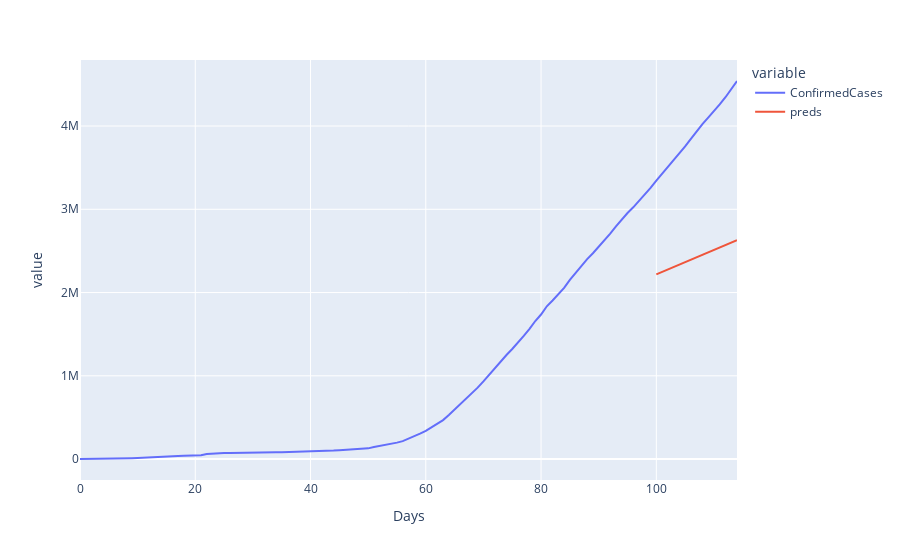

Notebook source saved alongside this figure:
### Code cell
px.line(predictions, x="Days", y=["ConfirmedCases", "preds"])

### Figure 1 — Plotly figure (JSON) as saved in the notebook; plotly's stock layout.template omitted (floating-point values rounded to 4 significant figures)
{"data": [{"hovertemplate": "variable=ConfirmedCases<br>Days=%{x}<br>value=%{y}<extra></extra>", "legendgroup": "ConfirmedCases", "line": {"color": "#636efa", "dash": "solid"}, "marker": {"symbol": "circle"}, "mode": "lines", "name": "ConfirmedCases", "orientation": "v", "showlegend": true, "type": "scatter", "x": [0, 1, 2, 3, 4, 5, 6, 7, 8, 9, 10, 11, 12, 13, 14, 15, 16, 17, 18, 19, 20, 21, 22, 23, 24, 25, 26, 27, 28, 29, 30, 31, 32, 33, 34, 35, 36, 37, 38, 39, 40, 41, 42, 43, 44, 45, 46, 47, 48, 49, 50, 51, 52, 53, 54, 55, 56, 57, 58, 59, 60, 61, 62, 63, 64, 65, 66, 67, 68, 69, 70, 71, 72, 73, 74, 75, 76, 77, 78, 79, 80, 81, 82, 83, 84, 85, 86, 87, 88, 89, 90, 91, 92, 93, 94, 95, 96, 97, 98, 99, 100, 101, 102, 103, 104, 105, 106, 107, 108, 109, 110, 111, 112, 113, 114], "xaxis": "x", "y": [554, 653, 939, 1432, 2113, 2922, 5573, 6161, 8229, 9920, 12030, 16779, 19870, 23881, 27624, 30783, 34380, 37109, 40139, 42751, 44790, 45209, 60355, 66872, 69017, 71211, 73245, 75123, 75626, 76184, 76804, 78557, 78943, 79510, 80355, 81331, 82688, 84052, 85943, 88295, 90208, 92722, 94971, 97669, 101539, 105445, 109303, 113007, 118553, 125808, 128285, 145154, 156047, 167400, 181555, 197058, 214798, 242483, 272005, 304405, 337494, 378012, 418016, 467661, 529632, 593369, 660688, 720125, 782335, 857441, 932609, 1013283, 1095939, 1176089, 1249840, 1321613, 1395367, 1480454, 1564036, 1657773, 1735855, 1834968, 1904983, 1975389, 2055245, 2151822, 2239455, 2317063, 2400884, 2471547, 2548866, 2624297, 2708223, 2795526, 2880960, 2954851, 3023542, 3097049, 3172102, 3256709, 3345355, 3427315, 3506408, 3582630, 3662193, 3754748, 3845043, 3937319, 4023170, 4100843, 4176589, 4260955, 4345950, 4440974, 4540926], "yaxis": "y"}, {"hovertemplate": "variable=preds<br>Days=%{x}<br>value=%{y}<extra></extra>", "legendgroup": "preds", "line": {"color": "#EF553B", "dash": "solid"}, "marker": {"symbol": "circle"}, "mode": "lines", "name": "preds", "orientation": "v", "showlegend": true, "type": "scatter", "x": [0, 1, 2, 3, 4, 5, 6, 7, 8, 9, 10, 11, 12, 13, 14, 15, 16, 17, 18, 19, 20, 21, 22, 23, 24, 25, 26, 27, 28, 29, 30, 31, 32, 33, 34, 35, 36, 37, 38, 39, 40, 41, 42, 43, 44, 45, 46, 47, 48, 49, 50, 51, 52, 53, 54, 55, 56, 57, 58, 59, 60, 61, 62, 63, 64, 65, 66, 67, 68, 69, 70, 71, 72, 73, 74, 75, 76, 77, 78, 79, 80, 81, 82, 83, 84, 85, 86, 87, 88, 89, 90, 91, 92, 93, 94, 95, 96, 97, 98, 99, 100, 101, 102, 103, 104, 105, 106, 107, 108, 109, 110, 111, 112, 113, 114], "xaxis": "x", "y": [null, null, null, null, null, null, null, null, null, null, null, null, null, null, null, null, null, null, null, null, null, null, null, null, null, null, null, null, null, null, null, null, null, null, null, null, null, null, null, null, null, null, null, null, null, null, null, null, null, null, null, null, null, null, null, null, null, null, null, null, null, null, null, null, null, null, null, null, null, null, null, null, null, null, null, null, null, null, null, null, null, null, null, null, null, null, null, null, null, null, null, null, null, null, null, null, null, null, null, null, 2219000.0, 2248000.0, 2277000.0, 2307000.0, 2336000.0, 2365000.0, 2395000.0, 2424000.0, 2453000.0, 2483000.0, 2512000.0, 2542000.0, 2571000.0, 2600000.0, 2630000.0], "yaxis": "y"}], "layout": {"legend": {"title": {"text": "variable"}, "tracegroupgap": 0}, "margin": {"t": 60}, "xaxis": {"anchor": "y", "domain": [0, 1], "title": {"text": "Days"}}, "yaxis": {"anchor": "x", "domain": [0, 1], "title": {"text": "value"}}}}
